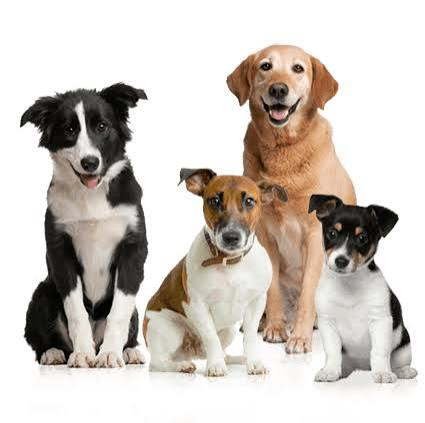
#> input picture Images/dogs.png, 425 x 423 px
$ python resize.py
#> lines starting #> are read from the running program, lines starting #| are printed output that depends on the picture
import cv2

img = cv2.imread("../Images/dogs.png")
#> img is the input picture: shape (423, 425, 3); mean B, G, R 192.4, 199.2, 206.3
print(img.shape)
#| (423, 425, 3)
print(img.size)
#| 539325
cv2.imshow("dogs", img)

# birinchi width beriladi keyin height beriladi bunda
resized_img = cv2.resize(img, (100, 200))
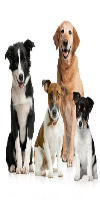
#> resized_img: shape (200, 100, 3); mean B, G, R 192.3, 199.1, 206.2
cv2.imshow("resized_dogs", resized_img)

# bunda birinchi berilgani y oqi boyicha qirqadi ikkinchisi esa x oqi boyicha qirqadi
cropped_img = img[100:300, 100:500]
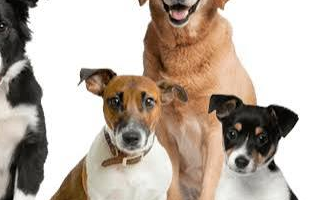
#> cropped_img: shape (200, 325, 3); mean B, G, R 165.3, 176.5, 189.1
cv2.imshow("cropped_dogs", cropped_img)

# rasmni aylantirish
# | `cv2.ROTATE_90_CLOCKWISE`        | 90° o'ngga |
# | `cv2.ROTATE_90_COUNTERCLOCKWISE` | 90° chapga |
# | `cv2.ROTATE_180`                 | 180°       |

rotate_img = cv2.rotate(img, cv2.ROTATE_180)
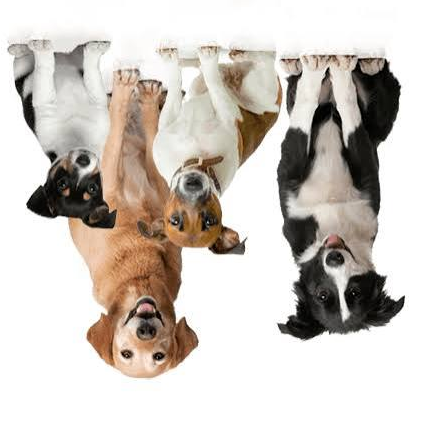
#> rotate_img: shape (423, 425, 3); mean B, G, R 192.4, 199.2, 206.3
cv2.imshow("rotated_dogs", rotate_img)

# rasmni akslantirsh yani rasmdagi masalan inson chapga qarayotgan bolsa uni onga aylantirish
# | `0`        | Vertikal (yuqori ↔ past) yani yuqoriga qaragan rasmni pastga aylantirib qoyadi |
# | `1`        | Gorizontal (chap ↔ o'ng)  chap bolsa onga onga qaragan bolsa chapga qaratadi |
# | `-1`       | Ikkala tomonga     hammasini teskarisiga otkazib tashlaydi |


akslantirilgan_img = cv2.flip(img, 1)
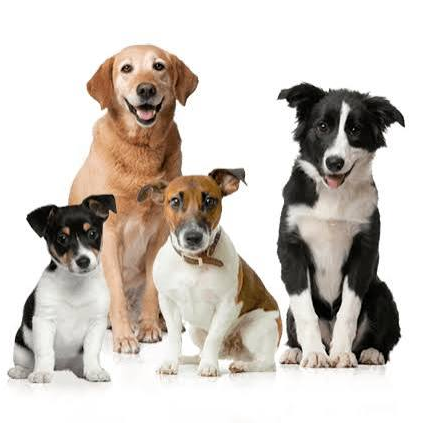
#> akslantirilgan_img: shape (423, 425, 3); mean B, G, R 192.4, 199.2, 206.3
cv2.imshow("akslantirilgan_img", akslantirilgan_img)


cv2.waitKey(0)
cv2.destroyAllWindows()

$ run again, with Images/all_animals.png copied over Images/dogs.png
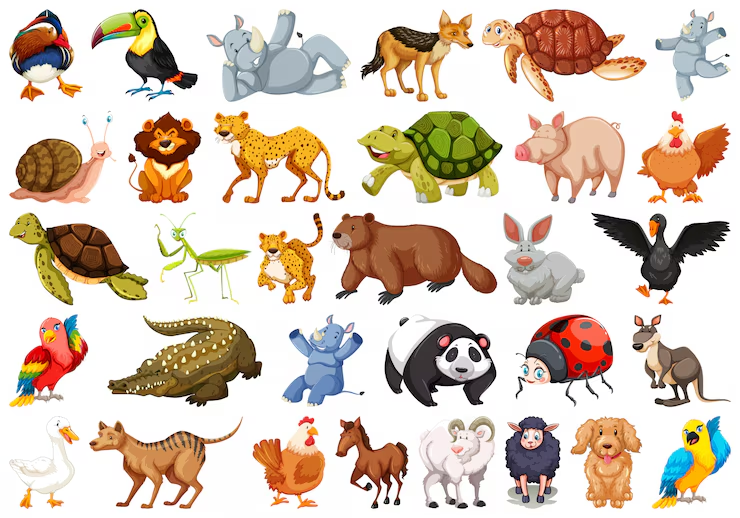
#> input picture Images/all_animals.png, 740 x 518 px
#> img is the input picture: shape (518, 740, 3); mean B, G, R 186.4, 201.6, 217
#| (518, 740, 3)
#| 1149960
#> `rotate_img = cv2.rotate(img, cv2.ROTATE_180)`:
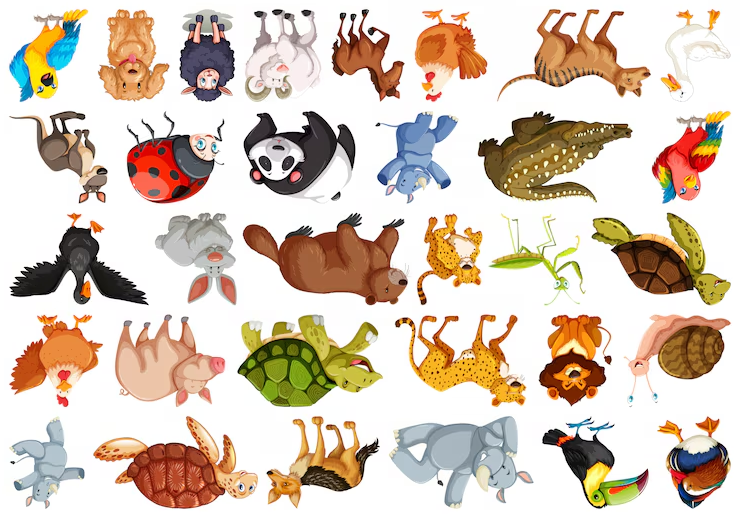
#> rotate_img: shape (518, 740, 3); mean B, G, R 186.4, 201.6, 217
#> `akslantirilgan_img = cv2.flip(img, 1)`:
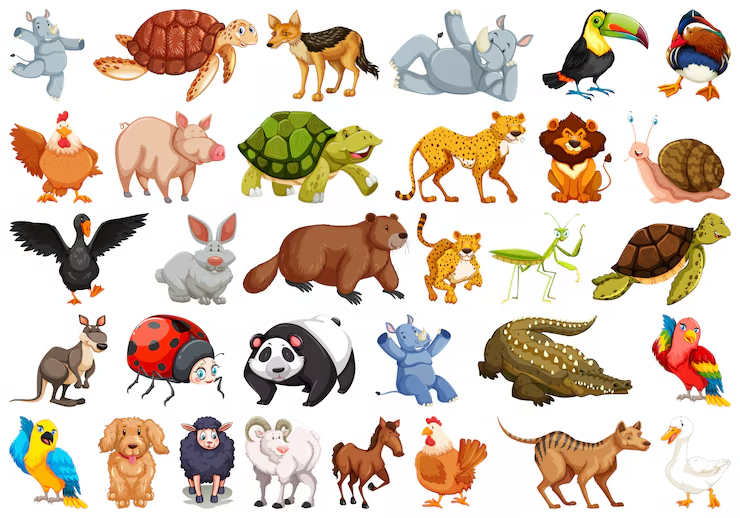
#> akslantirilgan_img: shape (518, 740, 3); mean B, G, R 186.4, 201.6, 217

$ run again, with Images/human.png copied over Images/dogs.png
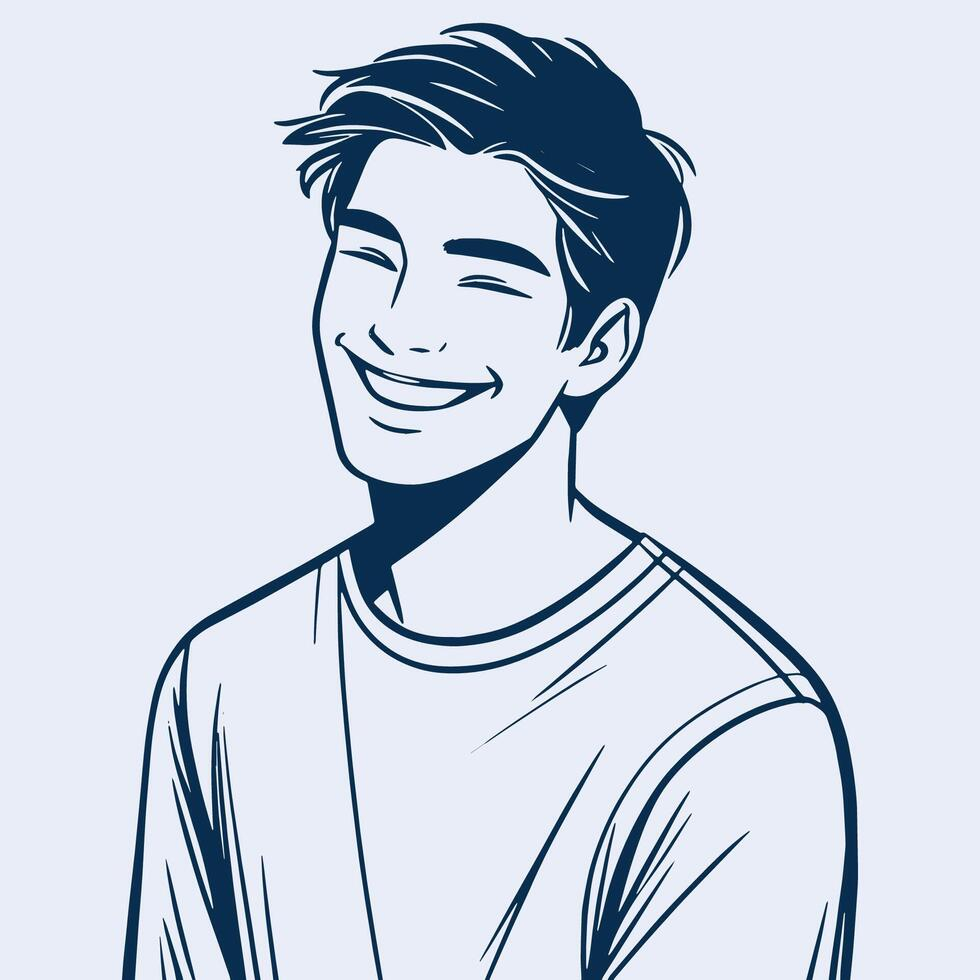
#> input picture Images/human.png, 980 x 980 px
#> img is the input picture: shape (980, 980, 3); mean B, G, R 226.7, 213.4, 205.6
#| (980, 980, 3)
#| 2881200
#> `cropped_img = img[100:300, 100:500]`:
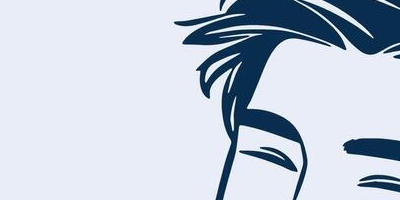
#> cropped_img: shape (200, 400, 3); mean B, G, R 216.2, 201.7, 192
#> `akslantirilgan_img = cv2.flip(img, 1)`:
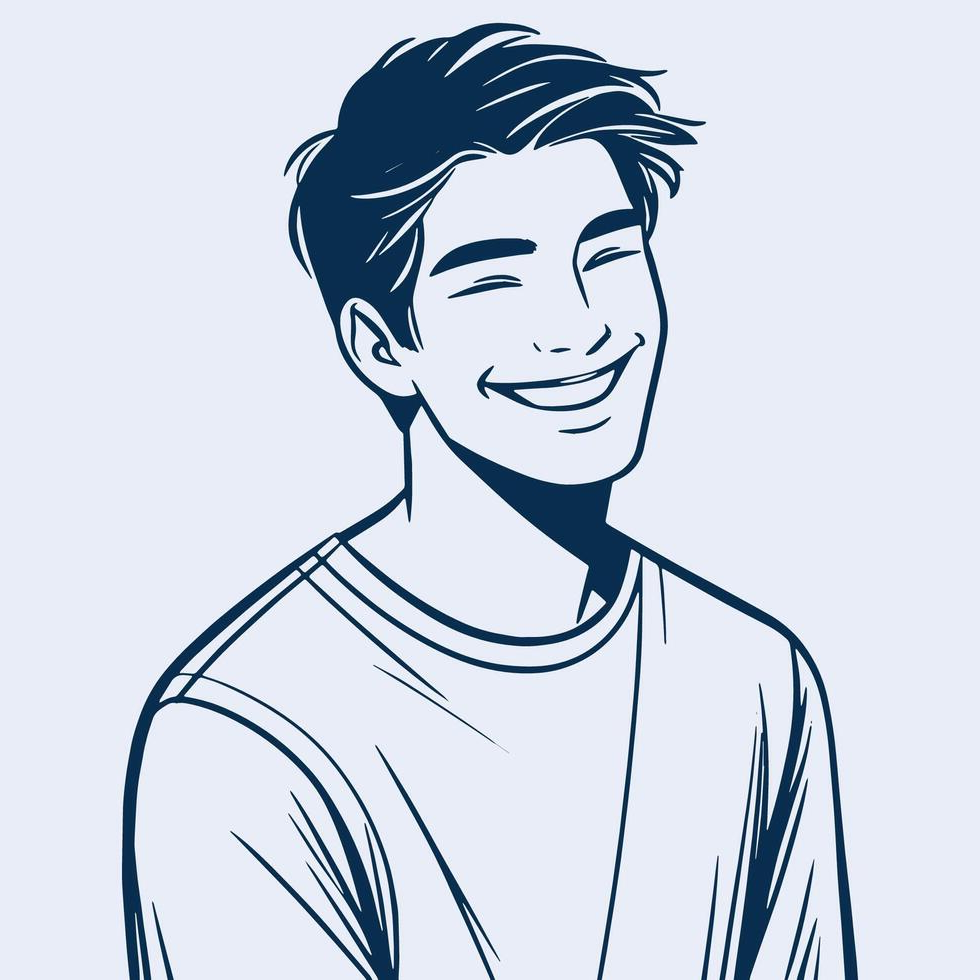
#> akslantirilgan_img: shape (980, 980, 3); mean B, G, R 226.7, 213.4, 205.6
